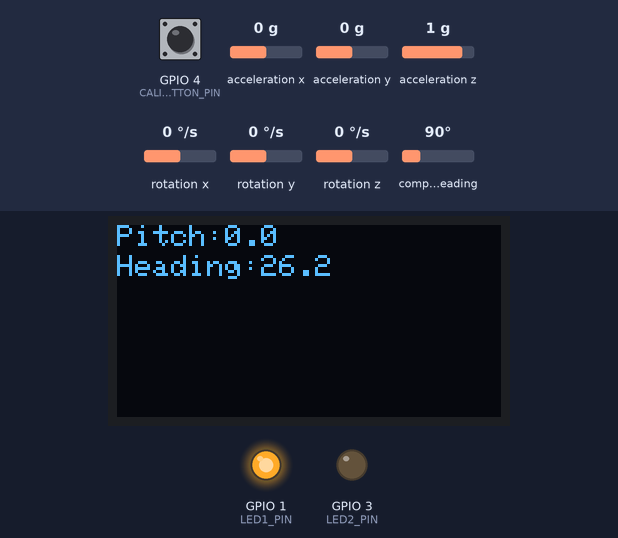
Recording of a program running on a simulated ESP8266 (NodeMCU). Parts: 128×64 one-colour display, output pins drawn as LEDs (lit = HIGH). Inputs (shaded band) come from the test bench; at power-on: GPIO 4 (CALIBRATION_BUTTON_PIN) HIGH, compass heading 90°, acceleration x 0 g, acceleration y 0 g, acceleration z 1 g, rotation x 0 °/s, rotation y 0 °/s, rotation z 0 °/s.

Above: at 1.2 s.
1.3 s: GPIO 4 (CALIBRATION_BUTTON_PIN) pulled LOW for 1 s
At 4.7 s:
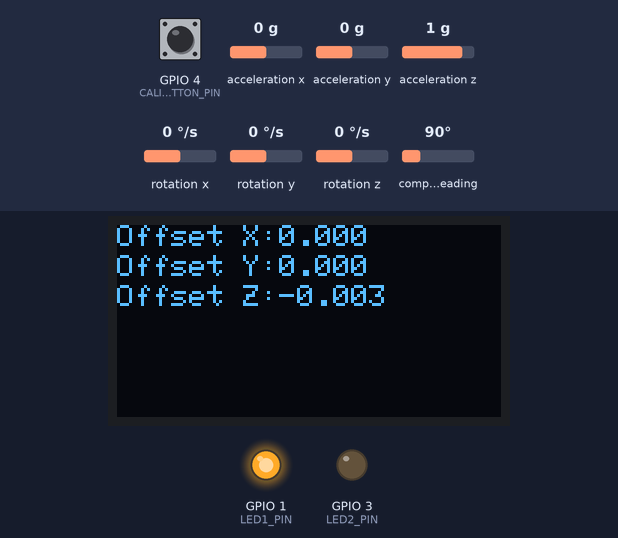
5.0 s: GPIO 4 (CALIBRATION_BUTTON_PIN) pulled LOW for 3.2 s
11.2 s: GPIO 4 (CALIBRATION_BUTTON_PIN) pulsed LOW 5 times (0.12 s each, 0.3 s apart)
At 15.3 s:
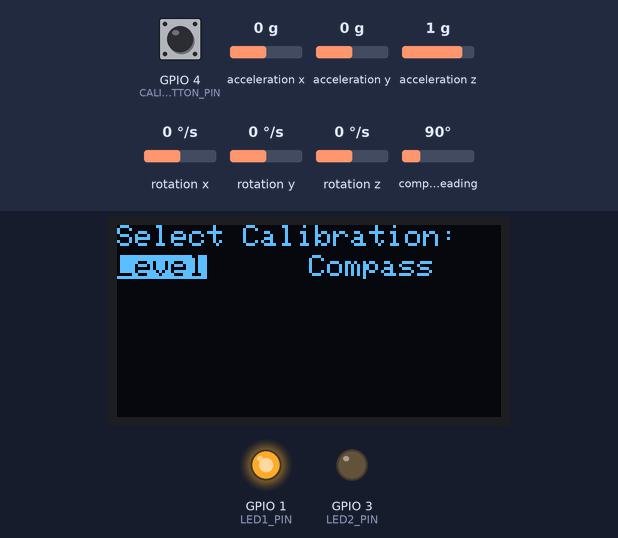
15.7 s: compass heading set to 7°
At 17.0 s:
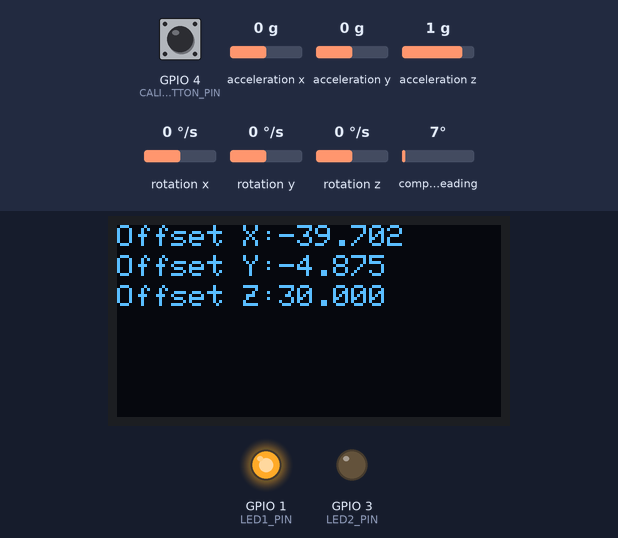
18.7 s: GPIO 4 (CALIBRATION_BUTTON_PIN) pulled LOW for 0.15 s
At 21.2 s:
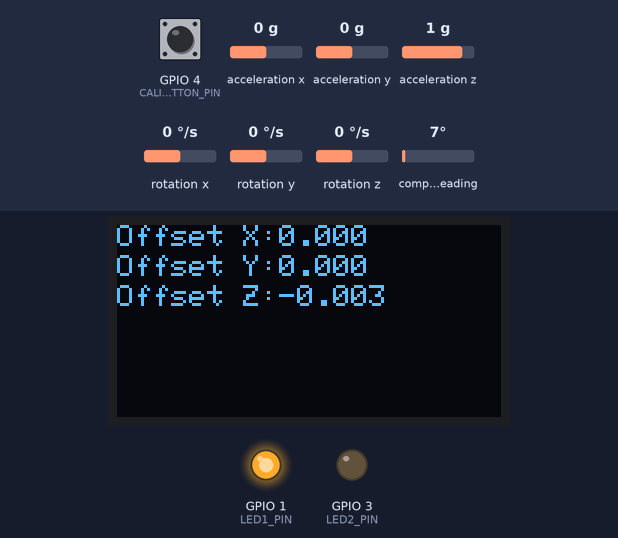
21.8 s: acceleration x set to -1.4 g
At 24.1 s:
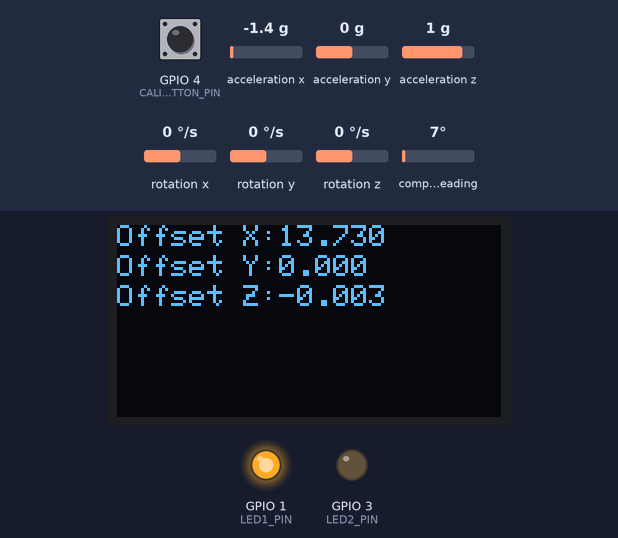
Timing chart, 0 to 25.6 s (numbered marks = the images above; inputs shaded):
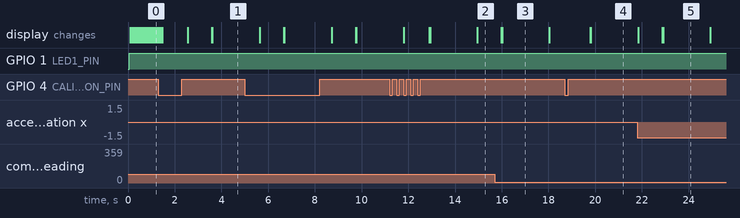

The program:

main.cpp
```cpp
#include <Wire.h>
#include <Adafruit_SSD1306.h>
#include <MPU9250.h>
#include <Bounce2.h>
#include <EEPROM.h>
#include <ESP8266WiFi.h>
#include <D:\ESP32_Compass_Leveler\.pio\libdeps\esp_wroom_02\SimpleKalmanFilter\src\SimpleKalmanFilter.h>

MPU9250 imu(Wire, 0x68);
Adafruit_SSD1306 display(128, 64, &Wire, -1);
Bounce debouncer = Bounce();

SimpleKalmanFilter kalmanFilterPitch(1, 1, 0.01);
SimpleKalmanFilter kalmanFilterHeading(1, 1, 0.01);

const int LED1_PIN = 1;
const int LED2_PIN = 3;
const int CALIBRATION_BUTTON_PIN = 4;

const int NUM_READINGS = 20;
float pitchReadings[NUM_READINGS];
float headingReadings[NUM_READINGS];
int readIndex = 0;
float totalPitch = 0;
float totalHeading = 0;

int mode = 0; // 0 pour le mode de mesure, 1 pour le mode de calibration
int calibrationType = 0; // 0 pour la calibration du niveau, 1 pour la calibration de la boussole

void saveOffsets(float accX, float accY, float accZ, float magX, float magY, float magZ) {
    // Écriture des offsets dans la mémoire EEPROM
    EEPROM.put(0, accX);
    EEPROM.put(sizeof(float), accY);
    EEPROM.put(2 * sizeof(float), accZ);
    EEPROM.put(3 * sizeof(float), magX);
    EEPROM.put(4 * sizeof(float), magY);
    EEPROM.put(5 * sizeof(float), magZ);
    EEPROM.commit();
}

void loadOffsets(float &accX, float &accY, float &accZ, float &magX, float &magY, float &magZ) {
    // Lecture des offsets dans la mémoire EEPROM
    EEPROM.get(0, accX);
    EEPROM.get(sizeof(float), accY);
    EEPROM.get(2 * sizeof(float), accZ);
    EEPROM.get(3 * sizeof(float), magX);
    EEPROM.get(4 * sizeof(float), magY);
    EEPROM.get(5 * sizeof(float), magZ);
}

void setup() {
    Wire.begin();
    imu.begin();
    imu.setAccelRange(MPU9250::ACCEL_RANGE_2G);
    imu.setGyroRange(MPU9250::GYRO_RANGE_250DPS);
    display.begin(SSD1306_SWITCHCAPVCC, 0x3C);
    display.clearDisplay();
    display.display();
    pinMode(CALIBRATION_BUTTON_PIN, INPUT_PULLUP);
    pinMode(LED1_PIN, OUTPUT);
    pinMode(LED2_PIN, OUTPUT);
    debouncer.attach(CALIBRATION_BUTTON_PIN, INPUT_PULLUP);
    debouncer.interval(50);

    imu.calibrateGyro();
    imu.calibrateAccel();
    imu.calibrateMag();
    imu.begin();

    mode = 0;
}
void loop() {

    // Ajouter ce bloc pour détecter l'appui long sur le bouton de calibration
    debouncer.update();
    if (debouncer.fell()) {
        long startTime = millis();
        while (debouncer.read() == LOW) {
            if (millis() - startTime > 1000) {
                mode = 1;
                break;
            }
        }
    }

    if (mode == 0) {
        imu.readSensor();
        float x = imu.getAccelX_mss();
        float y = imu.getAccelY_mss();
        float z = imu.getAccelZ_mss();
        //float roll = atan2(y, z) * 180.0 / PI;
        float pitch = atan2(-x, sqrt(y * y + z * z)) * 180.0 / PI;

        // Ajout du filtre de Kalman et de la moyenne mobile pour le pitch
        float filteredPitch = kalmanFilterPitch.updateEstimate(pitch);
        totalPitch -= pitchReadings[readIndex];
        pitchReadings[readIndex] = filteredPitch;
        totalPitch += pitchReadings[readIndex];
        readIndex = (readIndex + 1) % NUM_READINGS;
        float averagePitch = totalPitch / NUM_READINGS;

        if (averagePitch >= 0 && averagePitch <= 0) {
            digitalWrite(LED1_PIN, HIGH);
        } else {
            digitalWrite(LED1_PIN, LOW);
        }
        display.clearDisplay();
        display.setCursor(0, 0);
        display.print("Pitch:");
        display.print(averagePitch, 1);
        display.display();
        delay(50);

        imu.readSensor();
        const float DECLINATION_ANGLE_NANTES = 0.0089; // 0°32' = (32/60)*3.14/180 = 0.0089 rad
        float heading = atan2(imu.getMagY_uT(), imu.getMagX_uT()) * 180.0 / PI - DECLINATION_ANGLE_NANTES;
        if (heading < 0) {
            heading += 360.0;
        }
        // Ajout du filtre de Kalman et de la moyenne mobile pour le cap
        float filteredHeading = kalmanFilterHeading.updateEstimate(heading);
        totalHeading -= headingReadings[readIndex];
        headingReadings[readIndex] = filteredHeading;
        totalHeading += headingReadings[readIndex];
        float averageHeading = totalHeading / NUM_READINGS;

        if (averageHeading >= 180 && averageHeading <= 180) {
            digitalWrite(LED2_PIN, HIGH);
        } else {
            digitalWrite(LED2_PIN, LOW);
        }
        display.setCursor(0, 10);
        display.print("Heading:");
        display.print(averageHeading, 1);
        display.print("   ");
        display.display();
        delay(50);
    }
    else {
        // Affichage pour sélectionner le type de calibration
        display.clearDisplay();
        display.setCursor(0, 0);
        display.print("Select Calibration:");
        display.setCursor(0, 10);
        if (calibrationType == 0) {
            display.setTextColor(WHITE, BLACK);
        } else {
            display.setTextColor(BLACK, WHITE);
        }
        display.print("Level");
        display.setTextColor(WHITE, BLACK);
        display.setCursor(64, 10);
        if (calibrationType == 1) {
            display.setTextColor(WHITE, BLACK);
        } else {
            display.setTextColor(BLACK, WHITE);
        }
        display.print("Compass");
        display.setTextColor(WHITE, BLACK);
        display.display();

        // Détection de l'appui court pour changer le type de calibration
        debouncer.update();
        if (debouncer.fell()) {
            if (calibrationType == 0) {
                calibrationType = 1;
            } else {
                calibrationType = 0;
            }
        }

        // Détection de l'appui long pour lancer la calibration
        if (debouncer.read() == LOW) {
            long startTime = millis();
            while (debouncer.read() == LOW) {
                if (millis() - startTime > 1000) {
                    if (calibrationType == 0) {
                        // Calibration du niveau
                        display.clearDisplay();
                        display.setCursor(0, 0);
                        display.print("Placez l'appareil");
                        display.setCursor(0, 10);
                        display.print("de niveau et");
                        display.setCursor(0, 20);
                        display.print("appuyez sur le");
                        display.setCursor(0, 30);
                        display.print("bouton");
                        display.display();
                        imu.calibrateAccel();
                        imu.readSensor();
                        float x_offset = -imu.getAccelX_mss();
                        float y_offset = -imu.getAccelY_mss();
                        float z_offset = -imu.getAccelZ_mss() - 9.81;
                        display.clearDisplay();
                        display.setCursor(0, 0);
                        display.print("Offset X:");
                        display.print(x_offset, 3);
                        display.setCursor(0, 10);
                        display.print("Offset Y:");
                        display.print(y_offset, 3);
                        display.setCursor(0, 20);
                        display.print("Offset Z:");
                        display.print(z_offset, 3);
                        display.display();
                        delay(2000);
                    } else {
                        // Calibration de la boussole
                        display.clearDisplay();
                        display.setCursor(0, 0);
                        display.print("Tournez l'appareil");
                        display.setCursor(0, 10);
                        display.print("autour de ses 3 axes");
                        display.setCursor(0, 20);
                        display.print("et appuyez sur le");
                        display.setCursor(0, 30);
                        display.print("bouton");
                        display.display();
                        imu.calibrateMag();
                        imu.readSensor();
                        float x_offset = -imu.getMagX_uT();
                        float y_offset = -imu.getMagY_uT();
                        float z_offset = -imu.getMagZ_uT();
                        display.clearDisplay();
                        display.setCursor(0, 0);
                        display.print("Offset X:");
                        display.print(x_offset, 3);
                        display.setCursor(0, 10);
                        display.print("Offset Y:");
                        display.print(y_offset, 3);
                        display.setCursor(0, 20);
                        display.print("Offset Z:");
                        display.print(z_offset, 3);
                        display.display();
                        delay(2000);
                    }
                    break;
                }
            }
        }
    }
}
```

Measured:
- after the input at 11.2 s, the display: first differs from a run without the input after 1.7 s (image 2 shows a later state)
- after the input at 18.7 s, the display: first changes after 1.1 s (image 4 shows a later state)
- what the display in image 3 shows lasts 2.0 s, from 16.0 s to 18.0 s
